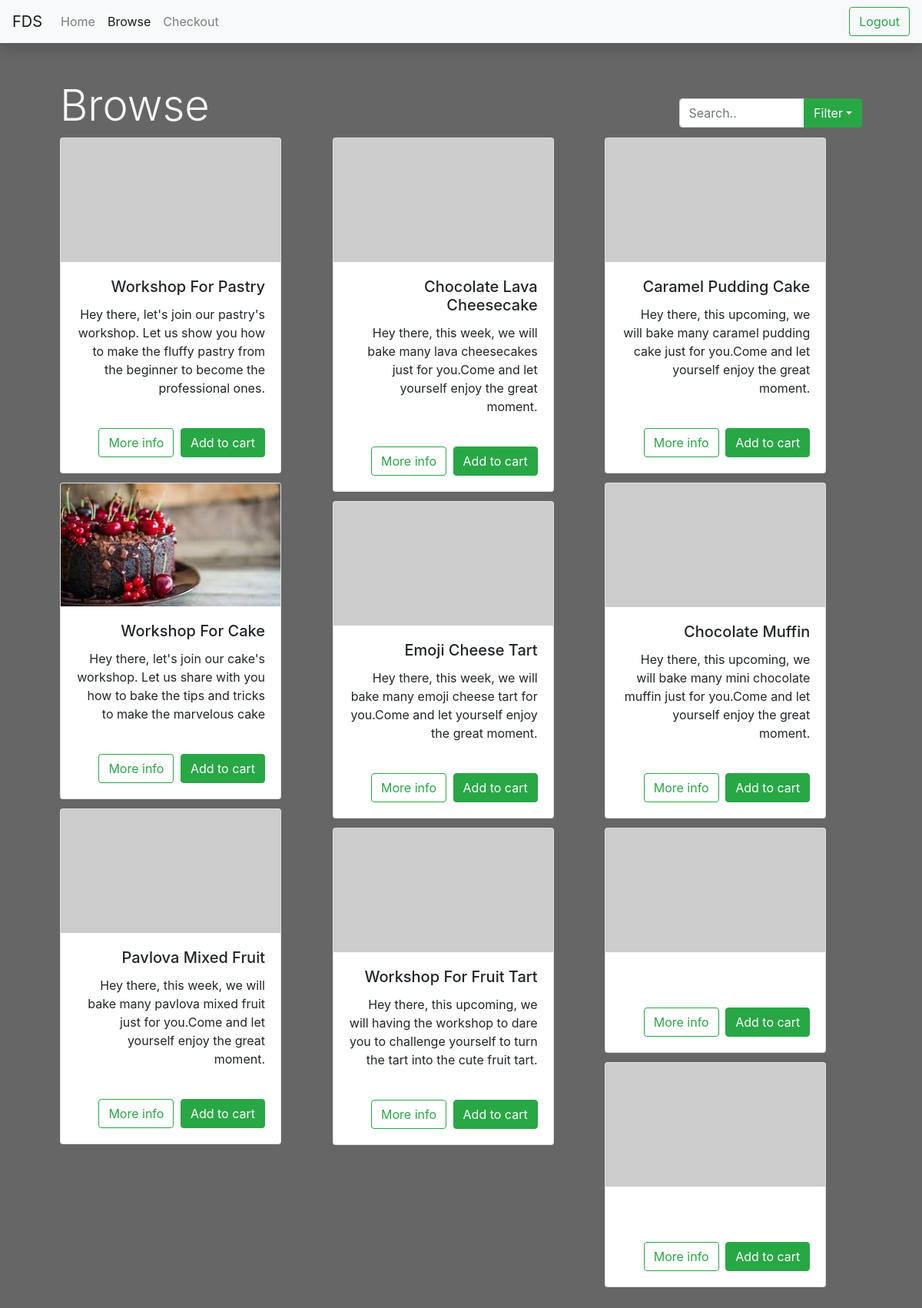
Screenshot of /browse.php (signed in) with the database file from the repository.
### tables this page shows
CREATE TABLE `news_detail` (
  `nID` int(5) NOT NULL,
  `nTitle` varchar(1000) NOT NULL,
  `nDetail` varchar(1000) NOT NULL,
  `nDescription` varchar(2000) NOT NULL,
  `nDate` date NOT NULL,
  `nImg` varchar(2000) NOT NULL
);

### db.php (called while the page is built, shortened)
<?php
function encryptIt( $q ) {
	$key = 'HqE0luoquf';
	return base64_encode(base64_encode($key.$q));
}
?>

### browse.php (the view, shortened to what this page needs)
<!-- <?php
include("db.php");
?>
<!DOCTYPE html>
<html>
<head>
	<link rel="stylesheet" href="bootstrap/css/all.min.css">
	<link rel="stylesheet" href="bootstrap/css/bootstrap.min.css">
</head>
<body class="content">
	<nav class="navbar navbar-expand-lg navbar-light sticky-top shadow bg-light">
		<div class="collapse navbar-collapse" id="navbarTogglerDemo01">
			<a class="navbar-brand" href="#">FDS</a>
			<ul class="navbar-nav mr-auto mt-2 mt-lg-0">
				<li class="nav-item ">
					<a class="nav-link" href="home">Home</a>
				</li>
				<li class="nav-item active">
					<a class="nav-link" href="#">Browse <span class="sr-only">(current)</span></a>
				</li>
				<li class="nav-item">
					<a class="nav-link" href="checkout">Checkout</a>
				</li>
			</ul>
			<div class="form-inline my-2 my-lg-0">
				<a href="action?act=lgout" class="btn btn-outline-success my-2 my-sm-0">Logout</a>
			</div>
		</div>
	</nav>
	<div class="container p-5" id="browse_box">
		<div class="row">
			<div class="col-9"><h2 class="display-4 text-light">Browse</h2></div>
			<div class="col-3">
				<div class="input-group mt-4">
					<input type="text" id="search_query" class="form-control" placeholder="Search..">
					<div class="input-group-append">
						<button class="btn btn-success dropdown-toggle" type="button" data-toggle="dropdown" aria-haspopup="true" aria-expanded="false">Filter</button>
					</div>
				</div>
			</div>
		</div>
		<?php
		$query = "SELECT * from news_detail";
		$result = mysqli_query($conn, $query);
		?>
		<div class="row">
			<div class="col">
				<div class="card-columns" id="display_area">
					<?php
					while($row = mysqli_fetch_assoc($result)){
						$itm_id = $row['nID'];
						$itm_name = $row['nTitle'];
						$itm_prc = $row['nDetail'];
						$itm_img = $row['nImg'];
						?>
						<div class="card text-right" style="width: 18rem;">
							<?php
							if ($itm_img != null) {
								echo '<img class="card-img-top" src="img/'. $itm_img .'" alt="Card image cap">';
							} else {
								echo '<img class="card-img-top" src="https://dummyimage.com/640x360/f0f0f0/aaa" alt="Card image cap">';
							}
							?>
							<div class="card-body">
								<h5 class="card-title"><?php echo $itm_name; ?></h5>
								<p class="card-text"><?php echo $itm_prc; ?></p>
							</div>
							<div class="card-body" id="<?php echo encryptIt($itm_id); ?>">
								<a href="browse?act=view&id=<?php echo encryptIt($itm_id); ?>" class="btn btn-outline-success mx-1">More info</a>
								<a href="browse?act=add&id=<?php echo encryptIt($itm_id); ?>" class="btn btn-success">Add to cart</a>
							</div>
						</div>
						<?php
					}
					?>
				</div>
			</div>
		</div>
	</div>
</body>
</html>

### browse.php (style rules this page uses)
.content { background-image: linear-gradient(rgba(0, 0, 0, 0.6), rgba(0, 0, 0, 0.6)), url('https://source.unsplash.com/fdlZBWIP0aM/1920x1080'); height: 100%; background-position: center; background-repeat: repeat; }

### rows the page displays
news_detail: nTitle "Workshop For Pastry", nDetail "Hey there, let's join our pastry's workshop. Let us show you how to make the fluffy pastry from the beginner to become the professional ones."
news_detail: nImg (picture), nTitle "Workshop For Cake", nDetail "Hey there, let's join our cake's workshop. Let us share with you how to bake the tips and tricks to make the marvelous cake"
news_detail: nTitle "Pavlova Mixed Fruit", nDetail "Hey there, this week, we will bake many pavlova mixed fruit just for you.Come and let yourself enjoy the great moment."
news_detail: nTitle "Chocolate Lava Cheesecake", nDetail "Hey there, this week, we will bake many lava cheesecakes just for you.Come and let yourself enjoy the great moment."
news_detail: nTitle "Emoji Cheese Tart", nDetail "Hey there, this week, we will bake many emoji cheese tart for you.Come and let yourself enjoy the great moment."
news_detail: nTitle "Workshop For Fruit Tart", nDetail "Hey there, this upcoming, we will having the workshop to dare you to challenge yourself to turn the tart into the cute fruit tart."
news_detail: nTitle "Caramel Pudding Cake", nDetail "Hey there, this upcoming, we will bake many caramel pudding cake just for you.Come and let yourself enjoy the great moment."
news_detail: nTitle "Chocolate Muffin", nDetail "Hey there, this upcoming, we will bake many mini chocolate muffin just for you.Come and let yourself enjoy the great moment."
